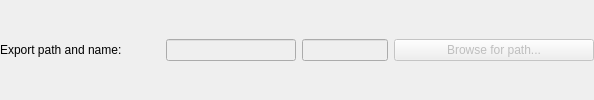
     <widget class="QWidget" name="psdExportPathPanel" native="true">
      <layout class="QGridLayout" name="gridLayout" columnstretch="2,3,2,2">
       <property name="leftMargin">
        <number>0</number>
       </property>
       <property name="topMargin">
        <number>0</number>
       </property>
       <property name="rightMargin">
        <number>0</number>
       </property>
       <property name="bottomMargin">
        <number>0</number>
       </property>
       <item row="0" column="0">
        <widget class="QLabel" name="psdExportPathLabel">
         <property name="sizePolicy">
          <sizepolicy hsizetype="Fixed" vsizetype="Preferred">
           <horstretch>0</horstretch>
           <verstretch>0</verstretch>
          </sizepolicy>
         </property>
         <property name="minimumSize">
          <size>
           <width>160</width>
           <height>0</height>
          </size>
         </property>
         <property name="toolTip">
          <string>Load PSD file from disk</string>
         </property>
         <property name="text">
          <string>Export path and name:</string>
         </property>
        </widget>
       </item>
       <item row="0" column="1">
        <widget class="QLineEdit" name="psdExportPathLineEdit">
         <property name="enabled">
          <bool>false</bool>
         </property>
         <property name="sizePolicy">
          <sizepolicy hsizetype="Expanding" vsizetype="Fixed">
           <horstretch>0</horstretch>
           <verstretch>0</verstretch>
          </sizepolicy>
         </property>
         <property name="minimumSize">
          <size>
           <width>0</width>
           <height>0</height>
          </size>
         </property>
         <property name="maximumSize">
          <size>
           <width>16777215</width>
           <height>16777215</height>
          </size>
         </property>
         <property name="baseSize">
          <size>
           <width>0</width>
           <height>0</height>
          </size>
         </property>
         <property name="toolTip">
          <string>PSD file disk location</string>
         </property>
        </widget>
       </item>
       <item row="0" column="2">
        <widget class="QLineEdit" name="psdExportNameLineEdit">
         <property name="enabled">
          <bool>false</bool>
         </property>
         <property name="sizePolicy">
          <sizepolicy hsizetype="Expanding" vsizetype="Fixed">
           <horstretch>0</horstretch>
           <verstretch>0</verstretch>
          </sizepolicy>
         </property>
         <property name="minimumSize">
          <size>
           <width>0</width>
           <height>0</height>
          </size>
         </property>
         <property name="baseSize">
          <size>
           <width>0</width>
           <height>0</height>
          </size>
         </property>
         <property name="font">
          <font>
           <pointsize>8</pointsize>
           <weight>75</weight>
           <bold>true</bold>
           <kerning>false</kerning>
          </font>
         </property>
         <property name="alignment">
          <set>Qt::AlignCenter</set>
         </property>
        </widget>
       </item>
       <item row="0" column="3">
        <widget class="QPushButton" name="psdExportPathBtn">
         <property name="enabled">
          <bool>false</bool>
         </property>
         <property name="sizePolicy">
          <sizepolicy hsizetype="Fixed" vsizetype="Fixed">
           <horstretch>0</horstretch>
           <verstretch>0</verstretch>
          </sizepolicy>
         </property>
         <property name="minimumSize">
          <size>
           <width>200</width>
           <height>0</height>
          </size>
         </property>
         <property name="toolTip">
          <string>Load PSD file from disk</string>
         </property>
         <property name="text">
          <string>Browse for path...</string>
         </property>
        </widget>
       </item>
      </layout>
     </widget>
